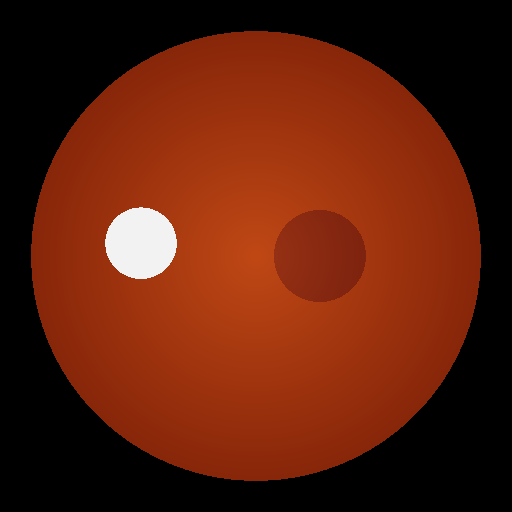
%> input picture DR-Screening-AI/sample_images/sample_stage0_normal.png, 512 x 512 px
$ octave --eval "result = assessImageQuality(imread('../sample_images/sample_stage0_normal.png'));"   (GNU Octave 9; MATLAB toolbox functions it lacks are replaced by stand-ins)
%> lines starting %> are read from the running program, lines starting %| are printed output that depends on the picture
### DR-Screening-AI/quality/blurScore.m
function score = blurScore(I)
% BLURSCORE Computes image sharpness based on gradient energy variance
G = im2single(rgb2grayIfNeeded(I));
%> in rgb2grayIfNeeded, `G = rgb2gray(I);`:
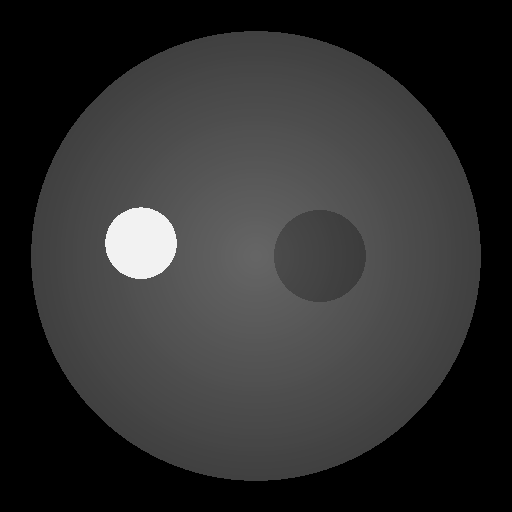
%> G: size 512x512 uint8; min 0, max 242, mean 48
%> G: size 512x512 single
if exist('imgradientxy', 'file') == 2 || exist('imgradientxy', 'builtin') == 5
    [Gx, Gy] = imgradientxy(G);
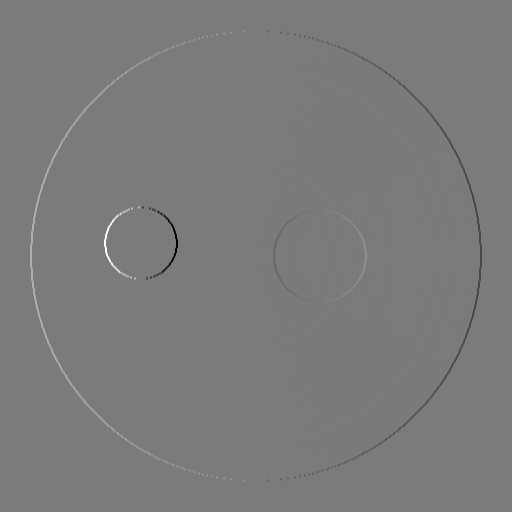
%> Gx: size 512x512 single; min -2.45, max 2.62, mean 1.31e-10; drawn with min black and max white
else
    [Gx, Gy] = gradient(double(G));
end
gradMag = hypot(Gx, Gy);
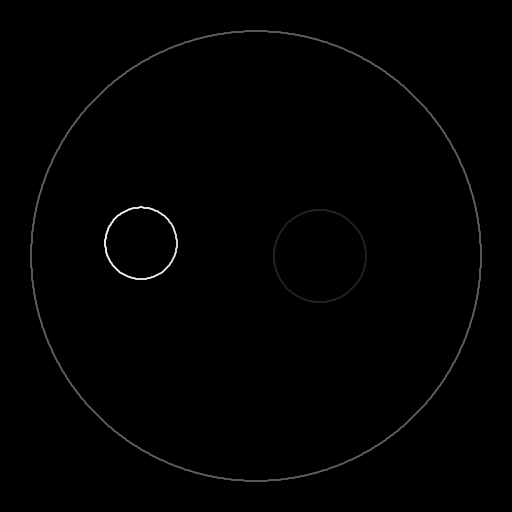
%> gradMag: size 512x512 single; min 0, max 2.91, mean 0.0194; drawn with min black and max white
v = var(gradMag(:));
%> v = 0.0204
score = min(1, max(0, v / 0.02));
%> score = 1
end

function G = rgb2grayIfNeeded(I)
if size(I, 3) == 1
    G = I;
else
    if size(I, 3) > 3, I = I(:,:,1:3); end
    if exist('rgb2gray', 'file') == 2 || exist('rgb2gray', 'builtin') == 5
        G = rgb2gray(I);
    else
        Id = im2double(I);
        G = 0.2989 * Id(:,:,1) + 0.5870 * Id(:,:,2) + 0.1140 * Id(:,:,3);
    end
end
end

### DR-Screening-AI/quality/exposureScore.m
function score = exposureScore(I)
% EXPOSURESCORE Evaluates illumination suitability of fundus image
G = im2single(rgb2grayIfNeeded(I));
m = mean(G(:));
%> m = 0.188
score = max(0, 1 - abs(m - 0.48) / 0.48);
%> score = 0.392
score = min(1, score);
end

function G = rgb2grayIfNeeded(I)
if size(I, 3) == 1
    G = I;
else
    if size(I, 3) > 3, I = I(:,:,1:3); end
    if exist('rgb2gray', 'file') == 2 || exist('rgb2gray', 'builtin') == 5
        G = rgb2gray(I);
    else
        Id = im2double(I);
        G = 0.2989 * Id(:,:,1) + 0.5870 * Id(:,:,2) + 0.1140 * Id(:,:,3);
    end
end
end

### DR-Screening-AI/quality/contrastScore.m
function score = contrastScore(I)
% CONTRASTSCORE Evaluates fundus dynamic range and lesion visibility
G = im2single(rgb2grayIfNeeded(I));
s = std(G(:));
%> s = 0.174
score = min(1, max(0, s / 0.20));
%> score = 0.868
end

function G = rgb2grayIfNeeded(I)
if size(I, 3) == 1
    G = I;
else
    if size(I, 3) > 3, I = I(:,:,1:3); end
    if exist('rgb2gray', 'file') == 2 || exist('rgb2gray', 'builtin') == 5
        G = rgb2gray(I);
    else
        Id = im2double(I);
        G = 0.2989 * Id(:,:,1) + 0.5870 * Id(:,:,2) + 0.1140 * Id(:,:,3);
    end
end
end

### DR-Screening-AI/quality/assessImageQuality.m
function q = assessImageQuality(I)
validateattributes(I, {'uint8','uint16','single','double'}, {'nonempty'});
if size(I, 3) > 3
    I = I(:,:,1:3);
end

b = blurScore(I);
e = exposureScore(I);
c = contrastScore(I);
%> c = 0.868
G = im2single(rgb2grayIfNeeded(I));
fov = mean(G(:) > 0.03);
%> fov = 0.606

q.blurScore = b;
%> q.blurScore = 1
q.exposureScore = e;
%> q.exposureScore = 0.392
q.contrastScore = c;
%> q.contrastScore = 0.868
q.fieldOfViewScore = min(1, fov / 0.35);
%> q.fieldOfViewScore = 1
q.qualityScore = mean([b, e, c, q.fieldOfViewScore]);
%> q.qualityScore = 0.815

%> the run ends on the next line
issuesList = strings(0, 1);
% [13 lines not run here, left out]
function G = rgb2grayIfNeeded(I)
if size(I, 3) == 1
    G = I;
else
    if size(I, 3) > 3, I = I(:,:,1:3); end
    if exist('rgb2gray', 'file') == 2 || exist('rgb2gray', 'builtin') == 5
        G = rgb2gray(I);
    else
        Id = im2double(I);
        G = 0.2989 * Id(:,:,1) + 0.5870 * Id(:,:,2) + 0.1140 * Id(:,:,3);
    end
end
end
